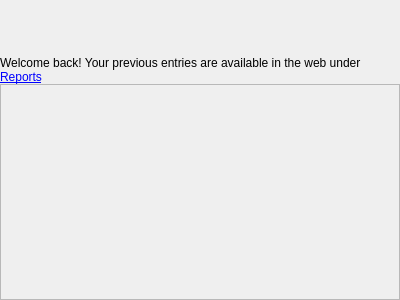
<?xml version="1.0" encoding="UTF-8"?>
<ui version="4.0">
 <class>TimeEntryListWidget</class>
 <widget class="QWidget" name="TimeEntryListWidget">
  <property name="geometry">
   <rect>
    <x>0</x>
    <y>0</y>
    <width>400</width>
    <height>300</height>
   </rect>
  </property>
  <property name="windowTitle">
   <string>Form</string>
  </property>
  <layout class="QVBoxLayout" name="verticalLayout">
   <property name="spacing">
    <number>0</number>
   </property>
   <property name="leftMargin">
    <number>0</number>
   </property>
   <property name="topMargin">
    <number>0</number>
   </property>
   <property name="rightMargin">
    <number>0</number>
   </property>
   <property name="bottomMargin">
    <number>0</number>
   </property>
   <item>
    <widget class="TimerWidget" name="timer" native="true">
     <property name="minimumSize">
      <size>
       <width>0</width>
       <height>56</height>
      </size>
     </property>
     <property name="maximumSize">
      <size>
       <width>16777215</width>
       <height>90</height>
      </size>
     </property>
    </widget>
   </item>
   <item>
    <widget class="QLabel" name="blankView">
     <property name="text">
      <string>Welcome back! Your previous entries are available in the web under &lt;a href=&quot;#reports&quot;&gt;Reports&lt;/a&gt;</string>
     </property>
     <property name="textFormat">
      <enum>Qt::RichText</enum>
     </property>
     <property name="alignment">
      <set>Qt::AlignLeading|Qt::AlignLeft|Qt::AlignTop</set>
     </property>
     <property name="wordWrap">
      <bool>true</bool>
     </property>
     <property name="margin">
      <number>10</number>
     </property>
    </widget>
   </item>
   <item>
    <widget class="QListWidget" name="list">
     <property name="focusPolicy">
      <enum>Qt::NoFocus</enum>
     </property>
     <property name="autoFillBackground">
      <bool>false</bool>
     </property>
     <property name="styleSheet">
      <string notr="true">QListWidget { background-color:palette(window); }</string>
     </property>
     <property name="horizontalScrollBarPolicy">
      <enum>Qt::ScrollBarAsNeeded</enum>
     </property>
     <property name="sizeAdjustPolicy">
      <enum>QAbstractScrollArea::AdjustToContents</enum>
     </property>
    </widget>
   </item>
  </layout>
 </widget>
 <customwidgets>
  <customwidget>
   <class>TimerWidget</class>
   <extends>QWidget</extends>
   <header>timerwidget.h</header>
   <container>1</container>
  </customwidget>
 </customwidgets>
 <resources/>
 <connections/>
</ui>
